Frame 1 (no input): blank canvas, image omitted
Frame 60 (no input): blank canvas, image omitted
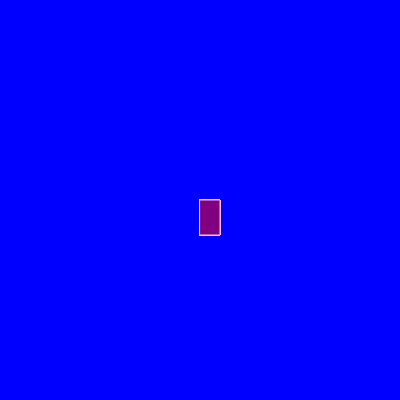
Frame 120 (the mouse pressed at the canvas centre since frame 60)

The p5.js sketch whose frames 1 and 60 were blank and that drew this single picture after the mouse press (run headless with seeded random() and noise() and a simulated clock; from frame 60 on, the mouse is pressed at the canvas centre):

// p5.js sketch
// ── sketch.js
function setup() {
    createCanvas(400, 400);
    background("blue");
  }
  
  function draw() {
    
    stroke("pink");
    fill("purple");
  
    // console.log(mouseIsPressed);
  
    if (mouseIsPressed) {
      rect(mouseX, mouseY, 20, 35);
    }
  }
  
